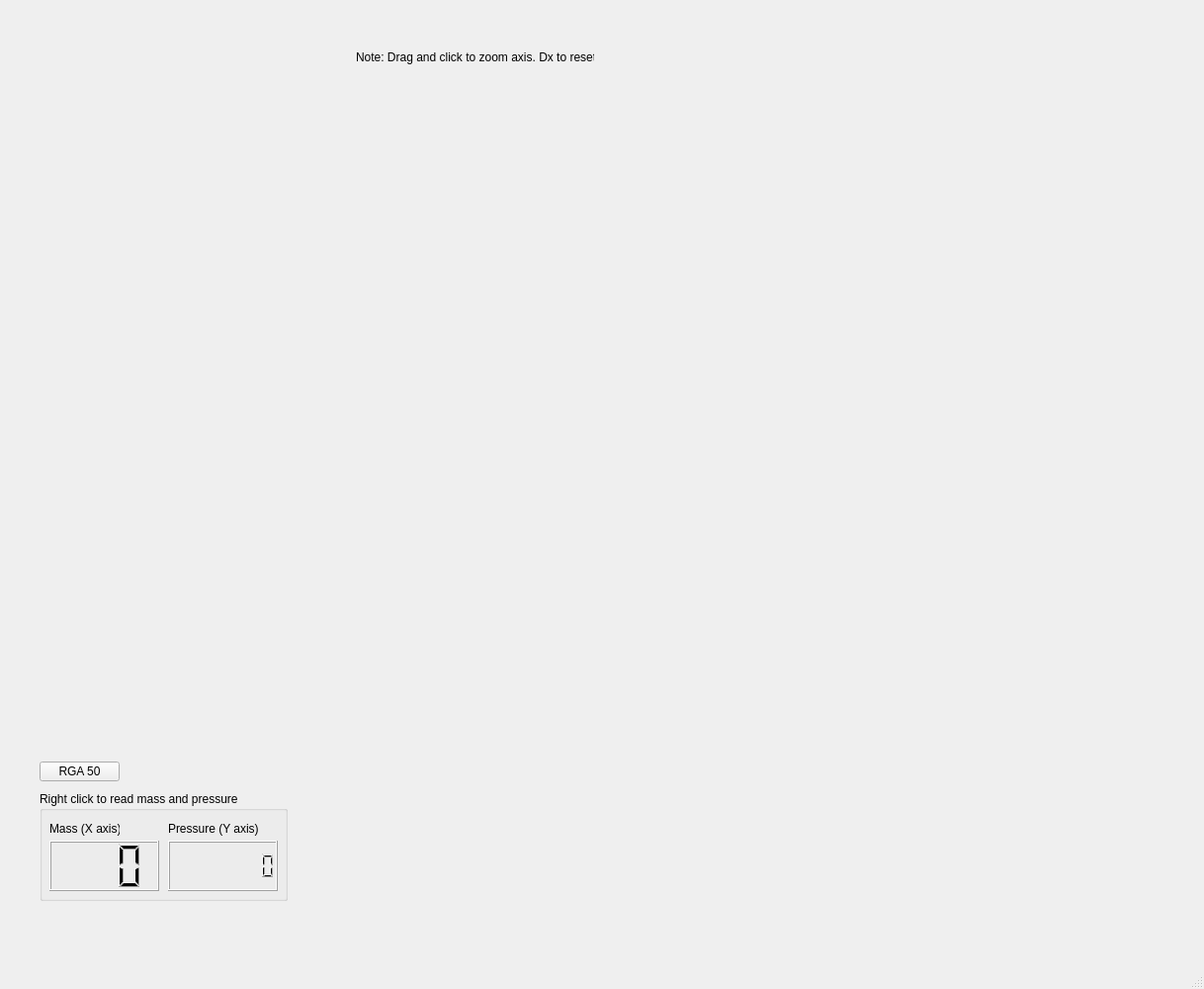
<?xml version="1.0" encoding="UTF-8"?>
<ui version="4.0">
 <class>anachart</class>
 <widget class="QMainWindow" name="anachart">
  <property name="geometry">
   <rect>
    <x>0</x>
    <y>0</y>
    <width>1218</width>
    <height>1000</height>
   </rect>
  </property>
  <property name="windowTitle">
   <string>MainWindow</string>
  </property>
  <widget class="QWidget" name="centralwidget">
   <widget class="QEPlotter" name="qeplotter">
    <property name="geometry">
     <rect>
      <x>40</x>
      <y>40</y>
      <width>1151</width>
      <height>721</height>
     </rect>
    </property>
    <property name="enableContextMenu" stdset="0">
     <bool>true</bool>
    </property>
    <property name="toolBarVisible">
     <bool>true</bool>
    </property>
    <property name="pvItemsVisible">
     <bool>true</bool>
    </property>
    <property name="statusVisible">
     <bool>false</bool>
    </property>
    <property name="yLogarithmic">
     <bool>true</bool>
    </property>
    <property name="contextMenuEmitText" stdset="0">
     <string>Export mass and pressure</string>
    </property>
    <property name="DataVariableX" stdset="0">
     <string>=(S-0.5)/32</string>
    </property>
    <property name="DataVariableA" stdset="0">
     <string extracomment="test">$(RGA1):ANA</string>
    </property>
    <property name="DataVariableB" stdset="0">
     <string>$(RGA2):ANA</string>
    </property>
    <property name="DataVariableC" stdset="0">
     <string>$(RGA3):ANA</string>
    </property>
    <property name="DataVariableD" stdset="0">
     <string>$(RGA4):ANA</string>
    </property>
    <property name="DataVariableE" stdset="0">
     <string/>
    </property>
    <property name="SizeVariableX" stdset="0">
     <string/>
    </property>
    <property name="SizeVariableA" stdset="0">
     <string/>
    </property>
    <property name="AliasNameX" stdset="0">
     <string>Mass</string>
    </property>
    <property name="AliasNameA" stdset="0">
     <string>$(RGANAME1)</string>
    </property>
    <property name="AliasNameB" stdset="0">
     <string>$(RGANAME2)</string>
    </property>
    <property name="AliasNameC" stdset="0">
     <string>$(RGANAME3)</string>
    </property>
    <property name="AliasNameD" stdset="0">
     <string>$(RGANAME4)</string>
    </property>
    <property name="AliasNameE" stdset="0">
     <string/>
    </property>
   </widget>
   <widget class="QEPushButton" name="qepushbutton_27">
    <property name="geometry">
     <rect>
      <x>40</x>
      <y>770</y>
      <width>81</width>
      <height>20</height>
     </rect>
    </property>
    <property name="text">
     <string>RGA 50</string>
    </property>
    <property name="checkable">
     <bool>false</bool>
    </property>
    <property name="variable" stdset="0">
     <string/>
    </property>
    <property name="altReadbackVariable" stdset="0">
     <string/>
    </property>
    <property name="pressText">
     <string>1</string>
    </property>
    <property name="guiFile" stdset="0">
     <string>barchart.ui</string>
    </property>
    <property name="creationOption" stdset="0">
     <enum>QEPushButton::NewTab</enum>
    </property>
   </widget>
   <widget class="QGroupBox" name="groupBox">
    <property name="geometry">
     <rect>
      <x>40</x>
      <y>800</y>
      <width>251</width>
      <height>111</height>
     </rect>
    </property>
    <property name="title">
     <string>Right click to read mass and pressure</string>
    </property>
    <widget class="QLCDNumber" name="lcdNumber">
     <property name="geometry">
      <rect>
       <x>10</x>
       <y>50</y>
       <width>111</width>
       <height>51</height>
      </rect>
     </property>
     <property name="digitCount">
      <number>3</number>
     </property>
     <property name="mode">
      <enum>QLCDNumber::Dec</enum>
     </property>
    </widget>
    <widget class="QLCDNumber" name="lcdNumber_2">
     <property name="geometry">
      <rect>
       <x>130</x>
       <y>50</y>
       <width>111</width>
       <height>51</height>
      </rect>
     </property>
     <property name="digitCount">
      <number>8</number>
     </property>
     <property name="mode">
      <enum>QLCDNumber::Dec</enum>
     </property>
    </widget>
    <widget class="QLabel" name="label">
     <property name="geometry">
      <rect>
       <x>10</x>
       <y>30</y>
       <width>71</width>
       <height>16</height>
      </rect>
     </property>
     <property name="text">
      <string>Mass (X axis)</string>
     </property>
    </widget>
    <widget class="QLabel" name="label_2">
     <property name="geometry">
      <rect>
       <x>130</x>
       <y>30</y>
       <width>101</width>
       <height>16</height>
      </rect>
     </property>
     <property name="text">
      <string>Pressure (Y axis)</string>
     </property>
    </widget>
   </widget>
   <widget class="QLabel" name="label_3">
    <property name="geometry">
     <rect>
      <x>360</x>
      <y>50</y>
      <width>241</width>
      <height>16</height>
     </rect>
    </property>
    <property name="text">
     <string>Note: Drag and click to zoom axis. Dx to reset.</string>
    </property>
   </widget>
  </widget>
  <widget class="QMenuBar" name="menubar">
   <property name="geometry">
    <rect>
     <x>0</x>
     <y>0</y>
     <width>1218</width>
     <height>21</height>
    </rect>
   </property>
  </widget>
  <widget class="QStatusBar" name="statusbar"/>
  <action name="actionClose">
   <property name="text">
    <string> Open as Window</string>
   </property>
  </action>
  <action name="actionClose_Window">
   <property name="text">
    <string>Close Tab</string>
   </property>
  </action>
 </widget>
 <customwidgets>
  <customwidget>
   <class>QEPlotter</class>
   <extends>QEFrame</extends>
   <header>QEPlotter.h</header>
  </customwidget>
  <customwidget>
   <class>QEPushButton</class>
   <extends>QPushButton</extends>
   <header>QEPushButton.h</header>
  </customwidget>
  <customwidget>
   <class>QEFrame</class>
   <extends>QFrame</extends>
   <header>QEFrame.h</header>
   <container>1</container>
  </customwidget>
 </customwidgets>
 <resources/>
 <connections>
  <connection>
   <sender>qeplotter</sender>
   <signal>yCoordinateSelected(double)</signal>
   <receiver>lcdNumber_2</receiver>
   <slot>display(double)</slot>
   <hints>
    <hint type="sourcelabel">
     <x>526</x>
     <y>655</y>
    </hint>
    <hint type="destinationlabel">
     <x>275</x>
     <y>903</y>
    </hint>
   </hints>
  </connection>
  <connection>
   <sender>qeplotter</sender>
   <signal>xCoordinateSelected(double)</signal>
   <receiver>lcdNumber</receiver>
   <slot>display(double)</slot>
   <hints>
    <hint type="sourcelabel">
     <x>194</x>
     <y>688</y>
    </hint>
    <hint type="destinationlabel">
     <x>109</x>
     <y>876</y>
    </hint>
   </hints>
  </connection>
 </connections>
</ui>
